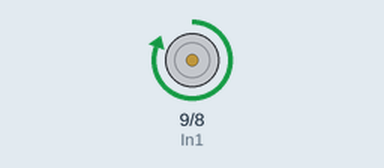
Recording of a sketch running on a simulated Arduino Uno, built with avr-gcc and run on an emulated ATmega328P. Shown: motor-driver pin pairs drawn as motors (green arrow = first pin HIGH = forward, orange = second pin HIGH = backward, longer = more drive, scaled by the enable pin).

Above: at 0.1 s.
At 8.1 s:
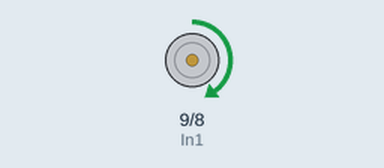
At 15.1 s:
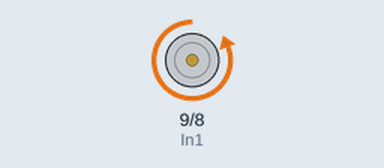
At 37.1 s:
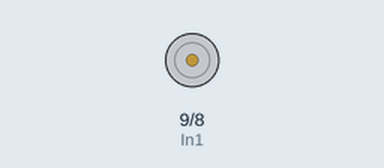
Timing chart, 0 to 38.6 s (numbered marks = the images above):
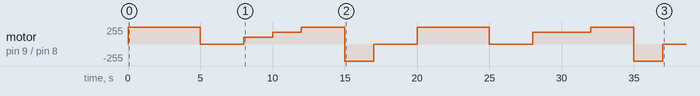

The sketch:

jul07_DCL298N.ino
```cpp
int In1 = 9;
int In2 = 8;
int ENA = 6;

int Speed;

void setup() {
  pinMode(In1,OUTPUT);
  pinMode(In2,OUTPUT);
  pinMode(ENA,OUTPUT);

}

void loop() {
  Speed = 255;
  digitalWrite(In1,HIGH);
  digitalWrite(In2,LOW);
  analogWrite(ENA,Speed);
  delay(5000);

  digitalWrite(In1,LOW);
  digitalWrite(In2,LOW);
  delay(3000);

  Speed = 100;
  digitalWrite(In1,HIGH);
  digitalWrite(In2,LOW);
  analogWrite(ENA,Speed);
  delay(2000);

  Speed = 175;
  digitalWrite(In1,HIGH);
  digitalWrite(In2,LOW);
  analogWrite(ENA,Speed);
  delay(2000);

  Speed = 255;
  digitalWrite(In1,HIGH);
  digitalWrite(In2,LOW);
  analogWrite(ENA,Speed);
  delay(3000);

  Speed = 255;
  digitalWrite(In1,LOW);
  digitalWrite(In2,HIGH);
  analogWrite(ENA,Speed);
  delay(2000);

  digitalWrite(In1,LOW);
  digitalWrite(In2,LOW);
  delay(3000);

  Serial.println(Speed);

}
```

Measured:
- by itself, motor on pin 9 (In1) / pin 8 (In2): stopped → forward 255/255 at 0.00 s, → stopped 5.0 s later, → forward 100/255 3.0 s later, → forward 175/255 2.0 s later, … (13 changes in this stretch)
